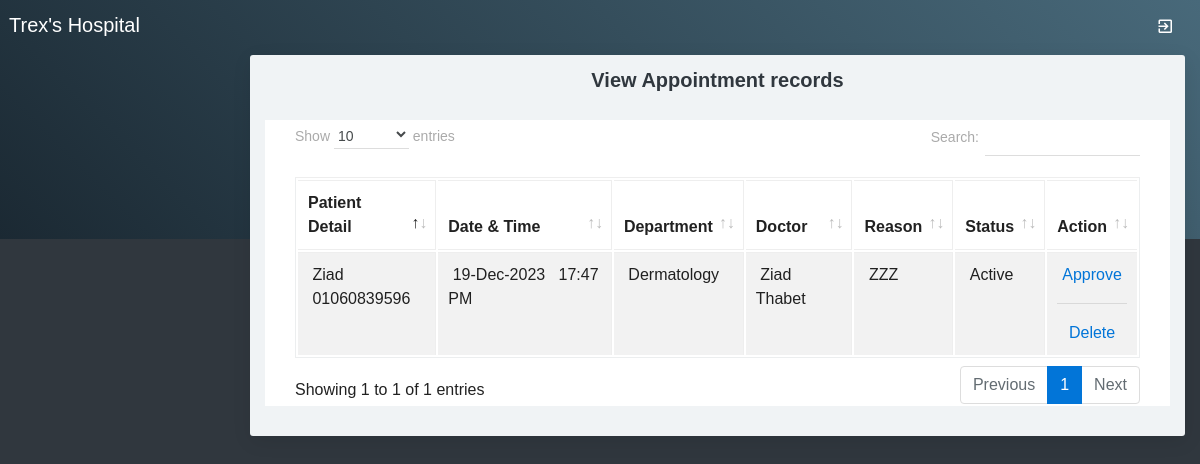
Page /viewappointment.php on the committed database.
### tables this page shows
CREATE TABLE `appointment` (
  `appointmentid` int(10) NOT NULL,
  `appointmenttype` varchar(25) NOT NULL,
  `patientid` int(10) NOT NULL,
  `departmentid` int(10) NOT NULL,
  `appointmentdate` date NOT NULL,
  `appointmenttime` time NOT NULL,
  `doctorid` int(10) NOT NULL,
  `status` varchar(10) NOT NULL,
  `app_reason` text NOT NULL
);

CREATE TABLE `patient` (
  `patientid` int(10) NOT NULL,
  `patientname` varchar(50) NOT NULL,
  `admissiondate` date NOT NULL,
  `admissiontime` time NOT NULL,
  `address` varchar(250) NOT NULL,
  `city` varchar(255) NOT NULL,
  `mobileno` varchar(15) NOT NULL,
  `loginid` varchar(50) NOT NULL,
  `password` varchar(25) NOT NULL,
  `gender` varchar(10) NOT NULL,
  `dob` date NOT NULL,
  `status` varchar(10) NOT NULL,
  `IMG` varchar(255) NOT NULL
);

CREATE TABLE `department` (
  `departmentid` int(10) NOT NULL,
  `departmentname` varchar(100) NOT NULL,
  `description` text NOT NULL,
  `status` varchar(10) NOT NULL
);

CREATE TABLE `doctor` (
  `doctorid` int(10) NOT NULL,
  `doctorname` varchar(50) NOT NULL,
  `mobileno` varchar(15) NOT NULL,
  `departmentid` int(10) NOT NULL,
  `loginid` varchar(25) NOT NULL,
  `password` varchar(25) NOT NULL,
  `status` varchar(10) NOT NULL,
  `education` varchar(25) NOT NULL,
  `experience` float(11,1) NOT NULL
);

### viewappointment.php (the view, shortened to what this page needs)
<?php
include("adformheader.php");
include("dbconnection.php");
?>
<div class="container-fluid">
  <div class="block-header">
    <h2 class="text-center">View Appointment records</h2>
  </div>
<div class="card">
  <section class="container">
    <table class="table table-bordered table-striped table-hover js-basic-example dataTable">
      <thead>
        <tr>
          <th>Patient Detail</th>
          <th>Date & Time</th>
          <th>Department</th>
          <th>Doctor</th>
          <th>Reason</th>
          <th>Status</th>
          <th><div align="center">Action</div></th>
        </tr>
        </thead>
        <tbody>
          <?php
		$sql ="SELECT * FROM appointment WHERE (status !='')";
		$query = mysqli_query($con,$sql);
		while($Select = mysqli_fetch_array($query))
		{
			$sqlpat = "SELECT * FROM patient WHERE patientid='$Select[patientid]'";
			$querypat = mysqli_query($con,$sqlpat);
			$SelectPatient = mysqli_fetch_array($querypat);
			$sqldept = "SELECT * FROM department WHERE departmentid='$Select[departmentid]'";
			$querydept = mysqli_query($con,$sqldept);
			$SelectDepartment = mysqli_fetch_array($querydept);
			$sqldoc= "SELECT * FROM doctor WHERE doctorid='$Select[doctorid]'";
			$querydoc = mysqli_query($con,$sqldoc);
			$SelectDoctor = mysqli_fetch_array($querydoc);
        echo "<tr>
          <td>&nbsp;$SelectPatient[patientname]<br>&nbsp;$SelectPatient[mobileno]</td>
			 <td>&nbsp;" . date("d-M-Y",strtotime($Select['appointmentdate'])) . " &nbsp; " . date("H:i A",strtotime($Select['appointmenttime'])) . "</td>
		    <td>&nbsp;$SelectDepartment[departmentname]</td>
			   <td>&nbsp;$SelectDoctor[doctorname]</td>
			    <td>&nbsp;$Select[app_reason]</td>
			    <td>&nbsp;$Select[status]</td>
          <td><div align='center'>";
		  if($Select['status'] != "Approved")
		  {
				  if(!(isset($_SESSION['patientid'])))
				  {
						  echo "<a href='appointmentapproval.php?editid=$Select[appointmentid]'>Approve</a><hr>";
				  }
				 echo "  <a href='viewappointment.php?delid=$Select[appointmentid]'>Delete</a>";
		  }
		  else
		  {
				echo "<a href='patientreport.php?patientid=$Select[patientid]&appointmentid=$Select[appointmentid]'>View Report</a>";
				echo "<br>";
				echo "  <a href='viewappointment.php?delid=$Select[appointmentid]'>Delete</a>";
		  }
		 echo "</center></td></tr>";
		}
		?>
      </tbody>
    </table>
</section>
</div>
</div>
<?php
include("adformfooter.php");
?>

### rows in the picture
appointment: patientid.patientname "Ziad", patientid.mobileno "01060839596", appointmentdate "19-Dec-2023", appointmenttime "17:47 PM", departmentid.departmentname "Dermatology", doctorid.doctorname "Ziad Thabet", app_reason "ZZZ", status "Active"
